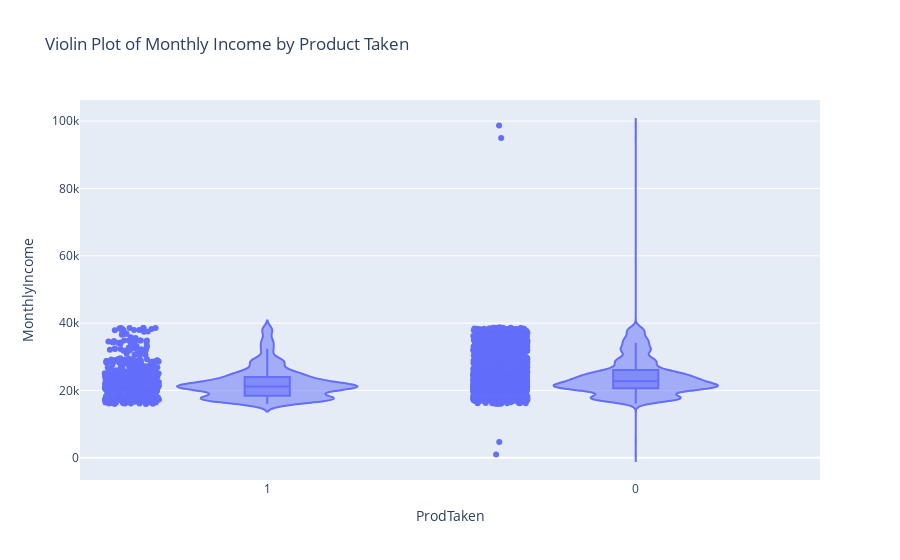

The cell this chart's notebook holds for it:
### Code cell
# %%
import plotly.express as px

# Create violin plots for Monthly Income by ProdTaken
fig = px.violin(df, y='MonthlyIncome', x='ProdTaken', box=True, points='all',
                title='Violin Plot of Monthly Income by Product Taken')
fig.show()

# Create violin plots for Age by ProdTaken
fig = px.violin(df, y='Age', x='ProdTaken', box=True, points='all',
                title='Violin Plot of Age by Product Taken')
fig.show()

### Figure 1 — Plotly figure (JSON) as saved in the notebook; plotly's stock layout.template omitted (floating-point values rounded to 4 significant figures; data arrays with more than 128 entries replaced by an {"elided": "..."} marker saying what was removed)
{"data": [{"alignmentgroup": "True", "box": {"visible": true}, "hovertemplate": "ProdTaken=%{x}<br>MonthlyIncome=%{y}<extra></extra>", "legendgroup": "", "marker": {"color": "#636efa"}, "name": "", "offsetgroup": "", "orientation": "v", "points": "all", "scalegroup": "True", "showlegend": false, "type": "violin", "x": {"elided": "4888 str values"}, "x0": " ", "xaxis": "x", "y": {"elided": "4888 int values"}, "y0": " ", "yaxis": "y"}], "layout": {"legend": {"tracegroupgap": 0}, "title": {"text": "Violin Plot of Monthly Income by Product Taken"}, "violinmode": "group", "xaxis": {"anchor": "y", "domain": [0, 1], "title": {"text": "ProdTaken"}}, "yaxis": {"anchor": "x", "domain": [0, 1], "title": {"text": "MonthlyIncome"}}}}
